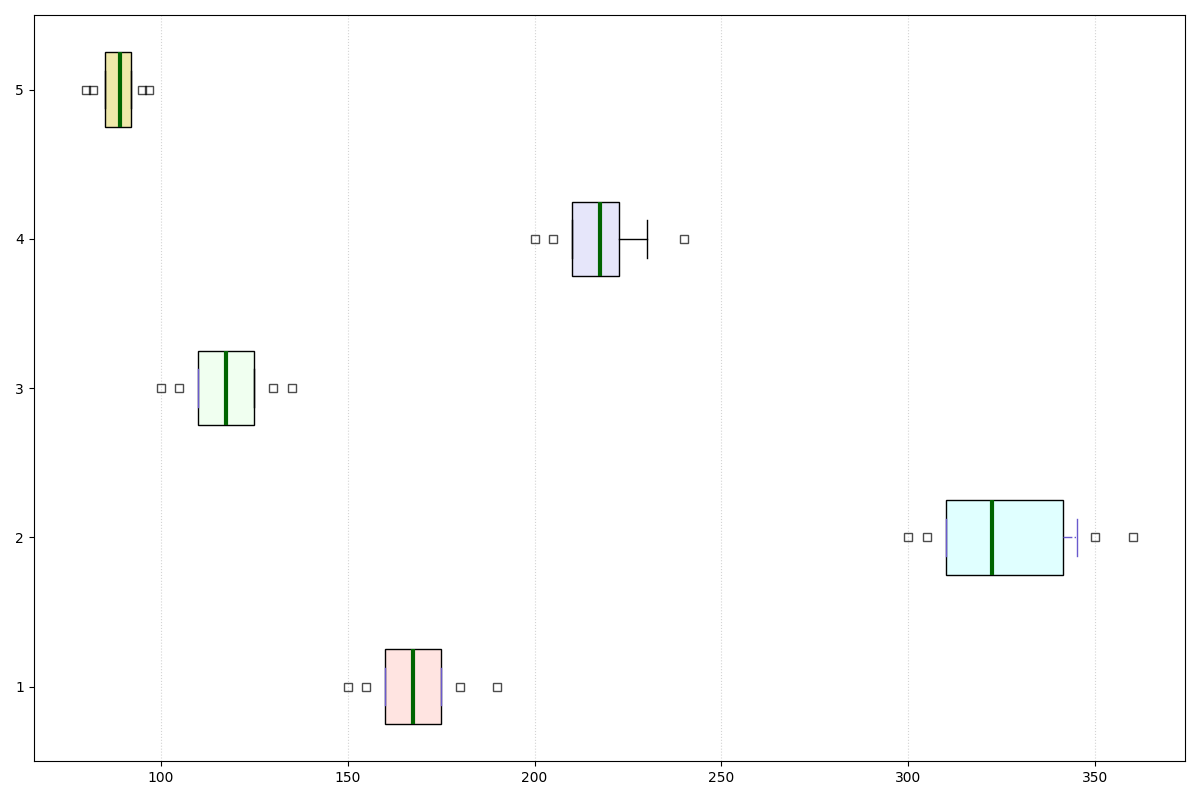

Recreate this plot in Python.
import matplotlib.pyplot as plt

small_families = [150, 160, 170, 155, 165, 180, 175, 160, 170, 165, 175, 190]
large_families = [300, 310, 320, 305, 315, 350, 345, 310, 330, 325, 340, 360]
single_adults = [100, 110, 115, 105, 120, 125, 110, 120, 115, 125, 130, 135]
student_households = [200, 210, 220, 205, 215, 230, 220, 210, 220, 215, 230, 240]
elderly_couples = [80, 85, 90, 82, 88, 95, 92, 85, 90, 88, 92, 97]

water_usage_data = [small_families, large_families, single_adults, student_households, elderly_couples]

fig, ax = plt.subplots(figsize=(12, 8))

# Remove group labels by omitting the 'labels' parameter
box = ax.boxplot(water_usage_data, vert=False, patch_artist=True, notch=False, whis=[10, 90])

colors = ['mistyrose', 'lightcyan', 'honeydew', 'lavender', 'palegoldenrod']
for patch, color in zip(box['boxes'], colors):
    patch.set_facecolor(color)

for whisker, cap, median, flier in zip(box['whiskers'], box['caps'], box['medians'], box['fliers']):
    whisker.set(color='slateblue', linewidth=1, linestyle='-.')
    cap.set(color='slateblue', linewidth=1)
    median.set(color='darkgreen', linewidth=3)
    flier.set(marker='s', color='darkorange', alpha=0.7)

# Remove title and axis labels
ax.xaxis.grid(True, linestyle=':', color='darkgrey', alpha=0.5)

plt.tight_layout()

plt.show()
